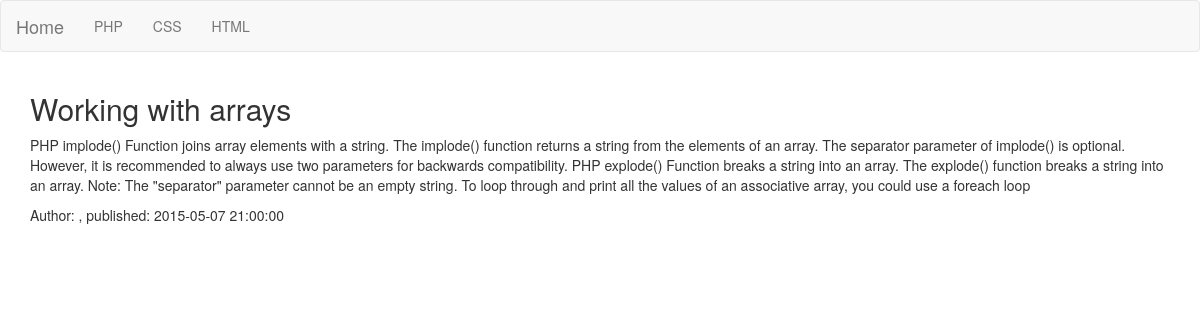
Screenshot of /post.php?id=7 with the database file from the repository.
### tables this page shows
CREATE TABLE IF NOT EXISTS `post` (
  `id` int(11) NOT NULL AUTO_INCREMENT,
  `title` varchar(255) NOT NULL,
  `category_id` int(11) NOT NULL,
  `description` tinytext NOT NULL,
  `text` text NOT NULL,
  `author_id` int(11) NOT NULL,
  `create_at` timestamp NULL DEFAULT NULL,
  `update_at` timestamp NULL DEFAULT NULL,
  PRIMARY KEY (`id`)
);

### post.php (the view, shortened to what this page needs)
<?php require_once 'menu.php'; ?>
<!DOCTYPE html>
<html lang="en">
<head>
<link rel="stylesheet" href="http://maxcdn.bootstrapcdn.com/bootstrap/3.3.4/css/bootstrap.min.css">
</head>
<body>
<nav class="navbar navbar-default">
  <div class="container-fluid">
    <div class="navbar-header">
      <a class="navbar-brand" href="index.php">Home</a>
    </div>
    <div>
    </div>
  </div>
</nav>
<div class="container" id="content"><?php
foreach ($_GET as $key => $value) {
        $value;
    }
  $connection = new mysqli(SERVERNAME, USERNAME, PASSWORD, DBNAME);
  $query = "SELECT * FROM post WHERE id = $value";
  $result = $connection->query($query);
  $rows = $result->num_rows;
    for ($j = 0 ; $j < $rows ; ++$j)
      {
        $result->data_seek($j);
        $row = $result->fetch_array(MYSQLI_ASSOC);
        $post_title = $row['title'];
        $post_text = $row['text'];
        $post_create = $row['create_at'];
        $post_author = $row['name'];
        echo "<div>";
        echo " <h2> $post_title </h2>" ;
        echo "<p>$post_text</p>";
        echo "Author: $post_author , published: $post_create";
        echo "</div>";
        echo "<br />";
      }
    					?></div>
</body>

### rows the page displays
post: title "Working with arrays", text "PHP implode() Function joins array elements with a string. The implode() function returns a string from the elements of an array. The separator parameter of implode() is optional. However, it is recommended to always use two parameters for backwards compatibility. PHP explode() Function breaks a string into an array. The explode() function breaks a string into an array. Note: The \"separator\" parameter cannot be an empty string. To loop through and print all the values of an associative array, you could use a foreach loop", create_at "2015-05-07 21:00:00"

### other values shown
$value "PHP"
$value "CSS"
$value "HTML"
